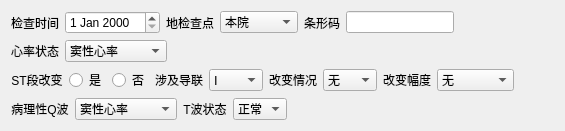
        <widget class="QWidget" name="widget_xdt" native="true">
         <layout class="QVBoxLayout" name="verticalLayout_2">
          <item>
           <layout class="QGridLayout" name="gridLayout">
            <item row="1" column="1">
             <layout class="QHBoxLayout" name="horizontalLayout_6">
              <item>
               <widget class="QLabel" name="label_565">
                <property name="text">
                 <string>心率状态</string>
                </property>
                <property name="alignment">
                 <set>Qt::AlignCenter</set>
                </property>
               </widget>
              </item>
              <item>
               <widget class="QComboBox" name="comboBox_2">
                <item>
                 <property name="text">
                  <string>窦性心率</string>
                 </property>
                </item>
                <item>
                 <property name="text">
                  <string>窦性心动过速</string>
                 </property>
                </item>
                <item>
                 <property name="text">
                  <string>窦性心动过缓</string>
                 </property>
                </item>
                <item>
                 <property name="text">
                  <string>房性早搏</string>
                 </property>
                </item>
                <item>
                 <property name="text">
                  <string>心房颤动</string>
                 </property>
                </item>
                <item>
                 <property name="text">
                  <string>心房扑动</string>
                 </property>
                </item>
                <item>
                 <property name="text">
                  <string>室性心动过速</string>
                 </property>
                </item>
               </widget>
              </item>
              <item>
               <spacer name="horizontalSpacer_2">
                <property name="orientation">
                 <enum>Qt::Horizontal</enum>
                </property>
                <property name="sizeHint" stdset="0">
                 <size>
                  <width>40</width>
                  <height>20</height>
                 </size>
                </property>
               </spacer>
              </item>
             </layout>
            </item>
            <item row="3" column="1">
             <layout class="QHBoxLayout" name="horizontalLayout_7">
              <item>
               <widget class="QLabel" name="label_566">
                <property name="text">
                 <string>病理性Q波</string>
                </property>
                <property name="alignment">
                 <set>Qt::AlignCenter</set>
                </property>
               </widget>
              </item>
              <item>
               <widget class="QComboBox" name="comboBox_3">
                <item>
                 <property name="text">
                  <string>窦性心率</string>
                 </property>
                </item>
                <item>
                 <property name="text">
                  <string>窦性心动过速</string>
                 </property>
                </item>
                <item>
                 <property name="text">
                  <string>窦性心动过缓</string>
                 </property>
                </item>
                <item>
                 <property name="text">
                  <string>房性早搏</string>
                 </property>
                </item>
                <item>
                 <property name="text">
                  <string>心房颤动</string>
                 </property>
                </item>
                <item>
                 <property name="text">
                  <string>心房扑动</string>
                 </property>
                </item>
                <item>
                 <property name="text">
                  <string>室性心动过速</string>
                 </property>
                </item>
               </widget>
              </item>
              <item>
               <widget class="QLabel" name="label_570">
                <property name="text">
                 <string>T波状态</string>
                </property>
                <property name="alignment">
                 <set>Qt::AlignCenter</set>
                </property>
               </widget>
              </item>
              <item>
               <widget class="QComboBox" name="comboBox_11">
                <item>
                 <property name="text">
                  <string>正常</string>
                 </property>
                </item>
                <item>
                 <property name="text">
                  <string>倒置</string>
                 </property>
                </item>
               </widget>
              </item>
              <item>
               <spacer name="horizontalSpacer">
                <property name="orientation">
                 <enum>Qt::Horizontal</enum>
                </property>
                <property name="sizeHint" stdset="0">
                 <size>
                  <width>40</width>
                  <height>20</height>
                 </size>
                </property>
               </spacer>
              </item>
             </layout>
            </item>
            <item row="2" column="1">
             <layout class="QHBoxLayout" name="horizontalLayout_25">
              <item>
               <widget class="QLabel" name="label_569">
                <property name="text">
                 <string>ST段改变</string>
                </property>
                <property name="alignment">
                 <set>Qt::AlignCenter</set>
                </property>
               </widget>
              </item>
              <item>
               <widget class="QRadioButton" name="radioButton_2">
                <property name="text">
                 <string>是</string>
                </property>
               </widget>
              </item>
              <item>
               <widget class="QRadioButton" name="radioButton">
                <property name="text">
                 <string>否</string>
                </property>
               </widget>
              </item>
              <item>
               <widget class="QLabel" name="label_571">
                <property name="text">
                 <string>涉及导联</string>
                </property>
                <property name="alignment">
                 <set>Qt::AlignCenter</set>
                </property>
               </widget>
              </item>
              <item>
               <widget class="QComboBox" name="comboBox_8">
                <item>
                 <property name="text">
                  <string>Ⅰ</string>
                 </property>
                </item>
                <item>
                 <property name="text">
                  <string>Ⅱ</string>
                 </property>
                </item>
                <item>
                 <property name="text">
                  <string>Ⅲ</string>
                 </property>
                </item>
                <item>
                 <property name="text">
                  <string>aVR</string>
                 </property>
                </item>
                <item>
                 <property name="text">
                  <string>aVL</string>
                 </property>
                </item>
                <item>
                 <property name="text">
                  <string>aVF</string>
                 </property>
                </item>
                <item>
                 <property name="text">
                  <string>V1</string>
                 </property>
                </item>
                <item>
                 <property name="text">
                  <string>V2</string>
                 </property>
                </item>
                <item>
                 <property name="text">
                  <string>V3</string>
                 </property>
                </item>
                <item>
                 <property name="text">
                  <string>V4</string>
                 </property>
                </item>
                <item>
                 <property name="text">
                  <string>V5</string>
                 </property>
                </item>
                <item>
                 <property name="text">
                  <string>V6</string>
                 </property>
                </item>
               </widget>
              </item>
              <item>
               <widget class="QLabel" name="label_572">
                <property name="text">
                 <string>改变情况</string>
                </property>
                <property name="alignment">
                 <set>Qt::AlignCenter</set>
                </property>
               </widget>
              </item>
              <item>
               <widget class="QComboBox" name="comboBox_9">
                <item>
                 <property name="text">
                  <string>无</string>
                 </property>
                </item>
                <item>
                 <property name="text">
                  <string>抬高</string>
                 </property>
                </item>
                <item>
                 <property name="text">
                  <string>压低</string>
                 </property>
                </item>
               </widget>
              </item>
              <item>
               <widget class="QLabel" name="label_573">
                <property name="text">
                 <string>改变幅度</string>
                </property>
                <property name="alignment">
                 <set>Qt::AlignCenter</set>
                </property>
               </widget>
              </item>
              <item>
               <widget class="QComboBox" name="comboBox_13">
                <item>
                 <property name="text">
                  <string>无</string>
                 </property>
                </item>
                <item>
                 <property name="text">
                  <string>&lt;=0.5mv</string>
                 </property>
                </item>
                <item>
                 <property name="text">
                  <string>&gt;0.5mv</string>
                 </property>
                </item>
               </widget>
              </item>
              <item>
               <spacer name="horizontalSpacer_4">
                <property name="orientation">
                 <enum>Qt::Horizontal</enum>
                </property>
                <property name="sizeHint" stdset="0">
                 <size>
                  <width>40</width>
                  <height>20</height>
                 </size>
                </property>
               </spacer>
              </item>
             </layout>
            </item>
            <item row="0" column="1">
             <layout class="QHBoxLayout" name="horizontalLayout_28">
              <item>
               <widget class="QLabel" name="label_540">
                <property name="text">
                 <string>检查时间</string>
                </property>
               </widget>
              </item>
              <item>
               <widget class="QDateEdit" name="dateEdit_15"/>
              </item>
              <item>
               <widget class="QLabel" name="label_1034">
                <property name="text">
                 <string>地检查点</string>
                </property>
               </widget>
              </item>
              <item>
               <widget class="QComboBox" name="comboBox_12">
                <item>
                 <property name="text">
                  <string>本院</string>
                 </property>
                </item>
                <item>
                 <property name="text">
                  <string>心电图室</string>
                 </property>
                </item>
                <item>
                 <property name="text">
                  <string>门诊</string>
                 </property>
                </item>
                <item>
                 <property name="text">
                  <string>病房</string>
                 </property>
                </item>
               </widget>
              </item>
              <item>
               <widget class="QLabel" name="label_604">
                <property name="text">
                 <string>条形码</string>
                </property>
               </widget>
              </item>
              <item>
               <widget class="QLineEdit" name="lineEdit_272"/>
              </item>
              <item>
               <spacer name="horizontalSpacer_3">
                <property name="orientation">
                 <enum>Qt::Horizontal</enum>
                </property>
                <property name="sizeHint" stdset="0">
                 <size>
                  <width>40</width>
                  <height>20</height>
                 </size>
                </property>
               </spacer>
              </item>
             </layout>
            </item>
           </layout>
          </item>
         </layout>
        </widget>
